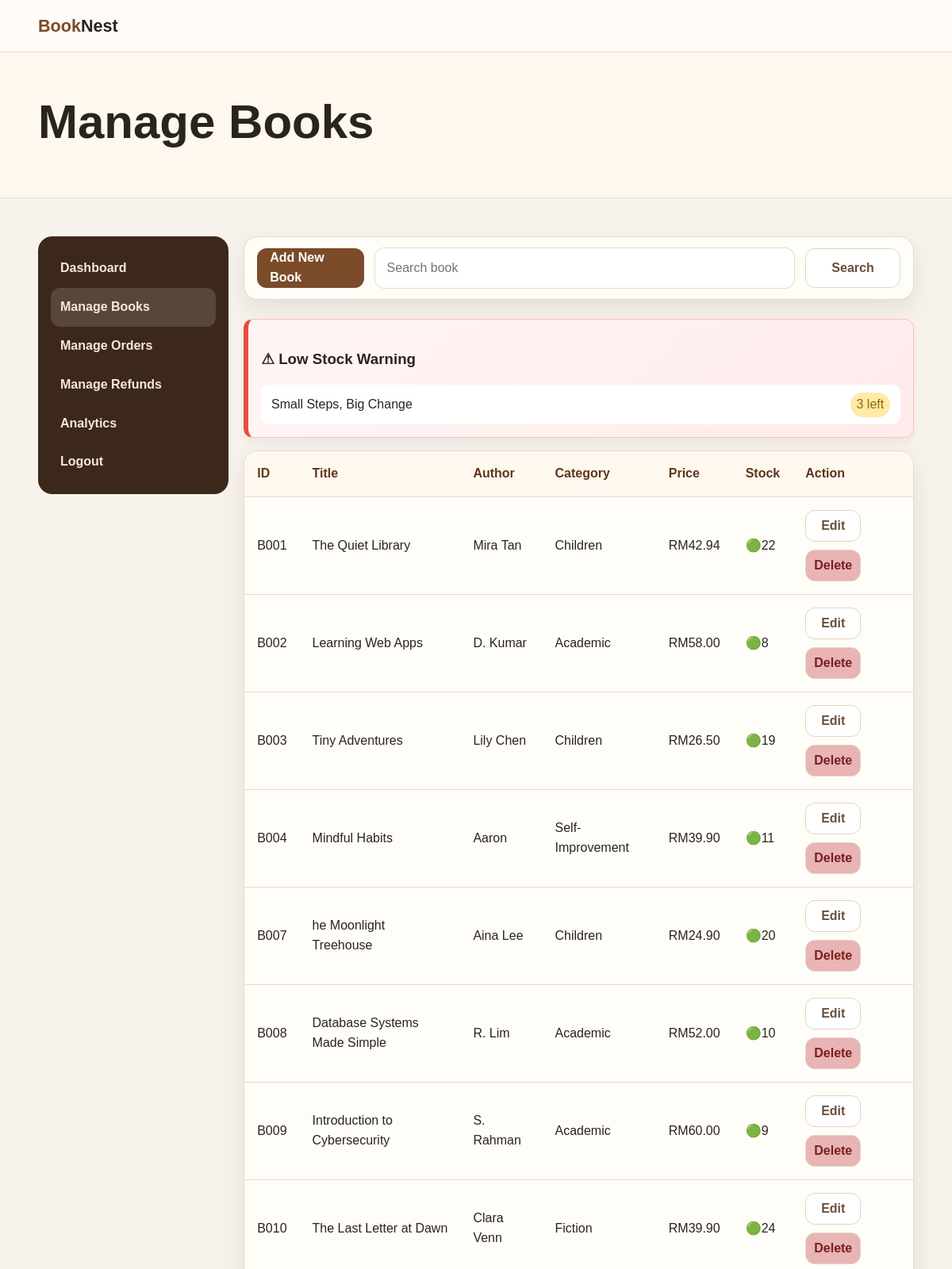
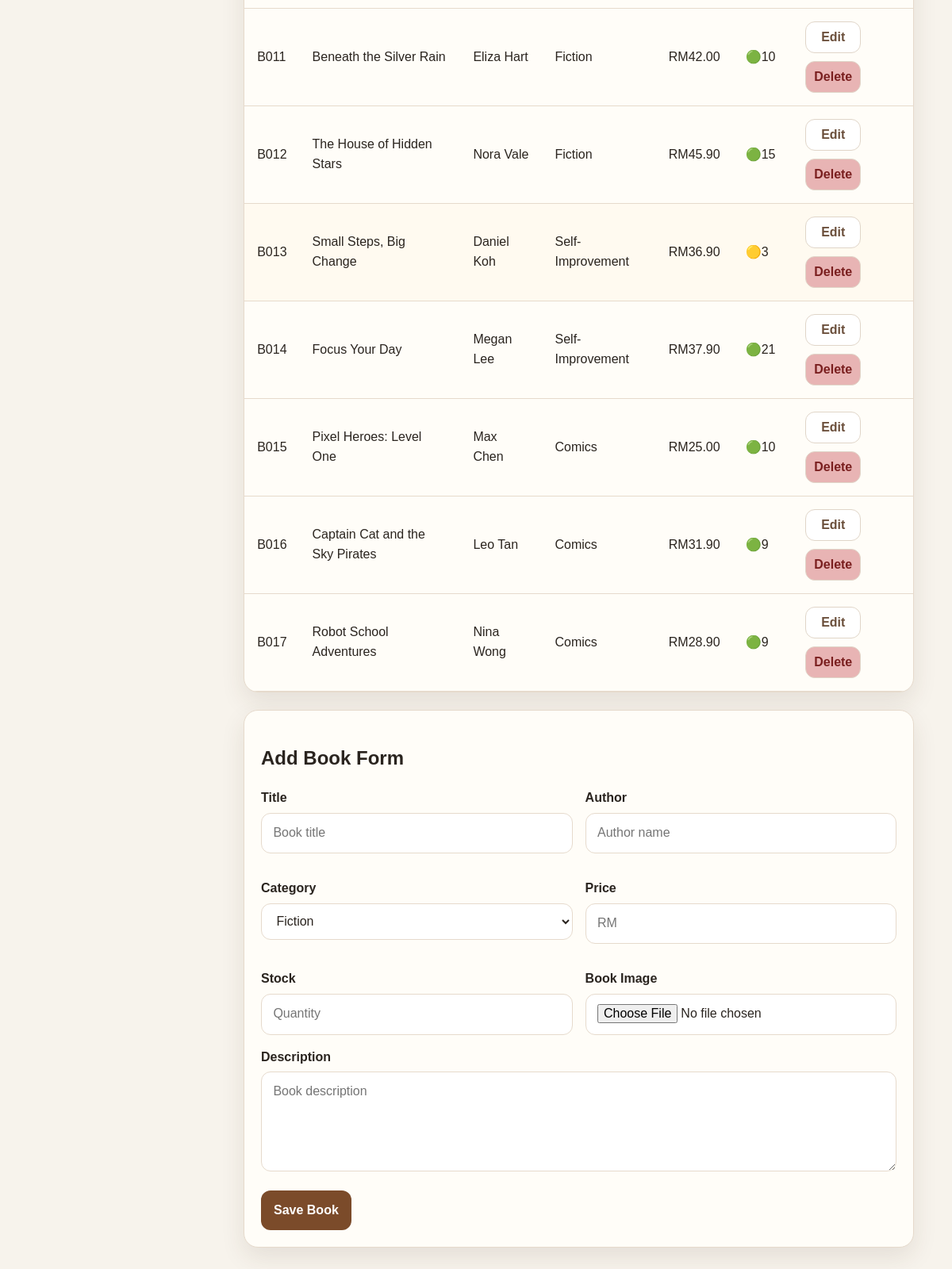
The page /admin/manage-books.php (signed in) on the database its author committed (2 pictures, top to bottom).
### tables this page shows
CREATE TABLE `books` (
  `book_id` int NOT NULL AUTO_INCREMENT,
  `title` varchar(150) NOT NULL,
  `author` varchar(100) NOT NULL,
  `category` varchar(50) NOT NULL,
  `price` decimal(10,2) NOT NULL,
  `stock` int NOT NULL,
  `description` text,
  `image` varchar(255) DEFAULT NULL,
  `created_at` timestamp NOT NULL DEFAULT CURRENT_TIMESTAMP,
  PRIMARY KEY (`book_id`)
);

### admin/manage-books.php (the view, shortened to what this page needs)
<?php
include '../app.php';
$search = isset($_GET['search']) ? $_GET['search'] : '';
if ($search != '') {
    $stmt = $conn->prepare("SELECT * FROM books
                            WHERE title LIKE ? OR author LIKE ? OR category LIKE ?
                            ORDER BY book_id ASC");
    $keyword = "%$search%";
    $stmt->bind_param("sss", $keyword, $keyword, $keyword);
    $stmt->execute();
    $books = $stmt->get_result();
} else {
    $books = $conn->query("SELECT * FROM books ORDER BY book_id ASC");
}
$lowStockQuery = $conn->query("
    SELECT title, stock
    FROM books
    WHERE stock <= 5
    ORDER BY stock ASC
");
$lowStockBooks = [];
while ($row = $lowStockQuery->fetch_assoc()) {
    $lowStockBooks[] = $row;
}
?>
<!DOCTYPE html>
<html lang="en">
<head>
<link rel="stylesheet" href="../css/style.css?v=124">
</head>
<body>
<header class="navbar">
    <div class="container nav-inner">
        <a class="brand" href="admin-dashboard.php">
            Book<span>Nest</span>
        </a>
    </div>
</header>
<section class="page-title">
    <div class="container">
        <h1>Manage Books</h1>
    </div>
</section>
<main class="section">
<div class="container admin-layout">
<aside class="sidebar">
    <a href="admin-dashboard.php">Dashboard</a>
    <a class="active" href="manage-books.php">Manage Books</a>
    <a href="manage-orders.php">Manage Orders</a>
    <a href="manage-refunds.php">Manage Refunds</a>
    <a href="analytics.php">Analytics</a>
    <a href="../auth/logout.php">Logout</a>
</aside>
<section>
<form method="GET" class="actions" style="margin-top:0;margin-bottom:1rem">
    <a class="btn" href="#add-book">Add New Book</a>
    <input
        class="input"
        name="search"
        style="max-width:530px"
        placeholder="Search book"
        value="<?php echo htmlspecialchars($search); ?>"
    >
    <button class="btn secondary search-btn" type="submit">Search</button>
</form>
<?php if (!empty($lowStockBooks)): ?>
<div class="low-stock-card">
    <h3>⚠ Low Stock Warning</h3>
    <?php foreach ($lowStockBooks as $book): ?>
        <div class="low-stock-item">
            <span><?php echo htmlspecialchars($book['title']); ?></span>
            <span class="stock-badge
                <?php echo ($book['stock'] <= 2) ? 'danger' : 'warning'; ?>">
                <?php echo $book['stock']; ?> left
            </span>
        </div>
    <?php endforeach; ?>
</div>
<?php endif; ?>
<div class="table-wrap">
<table>
<thead>
<tr>
<th>ID</th>
<th>Title</th>
<th>Author</th>
<th>Category</th>
<th>Price</th>
<th>Stock</th>
<th>Action</th>
</tr>
</thead>
<tbody>
<?php while ($book = $books->fetch_assoc()): ?>
<tr class="<?php
    if ($book['stock'] <= 2) echo 'row-danger';
    elseif ($book['stock'] <= 5) echo 'row-warning';
?>">
<td>B<?php echo str_pad($book['book_id'], 3, '0', STR_PAD_LEFT); ?></td>
<td><?php echo htmlspecialchars($book['title']); ?></td>
<td><?php echo htmlspecialchars($book['author']); ?></td>
<td><?php echo htmlspecialchars($book['category']); ?></td>
<td>RM<?php echo number_format($book['price'], 2); ?></td>
<td>
    <?php if ($book['stock'] <= 2): ?>
        <span class="stock-pill danger">🔴<?php echo $book['stock']; ?> </span>
    <?php elseif ($book['stock'] <= 5): ?>
        <span class="stock-pill warning">🟡<?php echo $book['stock']; ?> </span>
    <?php else: ?>
        <span class="stock-pill normal">🟢<?php echo $book['stock']; ?></span>
    <?php endif; ?>
</td>
<td>
<a class="btn secondary edit-btn" href="edit-book.php?id=<?php echo $book['book_id']; ?>">Edit</a>
<a class="btn danger delete-btn" href="delete-book.php?id=<?php echo $book['book_id']; ?>" onclick="return confirm('Delete this book?')">Delete</a>
</td>
</tr>
<?php endwhile; ?>
</tbody>
</table>
</div>
<form
    id="add-book"
    class="form-card"
    style="margin-top:1.4rem"
    method="POST"
    action="add-book.php"
    enctype="multipart/form-data"
    novalidate
>
    <h2>Add Book Form</h2>
    <div class="form-grid">
        <div class="field">
            <label>Title</label>
            <input class="input" name="title" placeholder="Book title" required>
        </div>
        <div class="field">
            <label>Author</label>
            <input class="input" name="author" placeholder="Author name" required>
        </div>
        <div class="field">
            <label>Category</label>
            <select name="category" required>
                <option value="Fiction">Fiction</option>
            </select>
        </div>
        <div class="field">
            <label>Price</label>
            <input class="input" name="price" type="number" step="0.01" min="0" placeholder="RM" required>
        </div>
        <div class="field">
            <label>Stock</label>
            <input class="input" name="stock" type="number" min="0" placeholder="Quantity" required>
        </div>
        <div class="field">
            <label>Book Image</label>
            <input class="input" name="image" type="file" accept="image/*">
        </div>
    </div>
    <div class="field">
        <label>Description</label>
        <textarea name="description" rows="4" placeholder="Book description"></textarea>
    </div>
    <button class="btn" type="submit">Save Book</button>
</form>
</section>
</div>
</main>
</body>
</html>

### css/style.css (style rules this page uses)
:root { --bg: #f7f3ec; --paper: #fffdf8; --ink: #2a241f; --muted: #6f6259; --line: #e6dacc; --brand: #7b4b2a; --brand-dark: #5f361c; --accent: #b87945; --soft: #efe2d2; --shadow: 0 12px 30px rgba(70, 45, 25, .10); --radius: 18px; }
* { box-sizing: border-box; }
body { margin: 0; font-family: Arial, Helvetica, sans-serif; background: var(--bg); color: var(--ink); line-height: 1.55; }
a { text-decoration: none; color: inherit; }
.container { width: min(1120px, 92%); margin: auto; }
.navbar { position: sticky; top: 0; z-index: 10; background: rgba(255, 253, 248, .96); border-bottom: 1px solid var(--line); }
.nav-inner { display: flex; align-items: center; justify-content: space-between; padding: 1rem 0; gap: 1rem; }
.brand { font-weight: 800; font-size: 1.35rem; color: var(--brand); }
.brand span { color: var(--ink); }
.nav-links a:hover, .active { background: var(--soft); color: var(--brand-dark); }
.btn { display: inline-flex; align-items: center; justify-content: center; border: 0; border-radius: 12px; padding: .75rem 1rem; background: var(--brand); color: #fff; font-weight: 700; cursor: pointer; height: 50px; font-size: 16px; }
.btn.secondary { background: #ffffff; color: #6b4f3b; border: 1px solid #e0d5c8; padding: 0.4rem 1rem; transition: all 0.2s ease; font-size: 16px; }
.search-btn { min-width: 120px; height: 50px; }
.edit-btn, .approve-btn { height: 40px; width: 70px; margin-bottom: 10px; }
.btn.danger { background: #e8b4b4; color: #7a1f1f; border: 1px solid #e0d5c8; border-radius: 12px; padding: 0.4rem 1rem; transition: all 0.2s ease; width: 70px; }
.delete-btn, .reject-btn { height: 40px; }
table { border-radius: 12px; overflow: hidden; }
td .btn { margin-right: 6px; }
.input { transition: 0.2s; }
.form-card { padding: 1.5rem; border-radius: 18px; }
.hero h1, .page-title h1 { font-size: clamp(2rem, 5vw, 4rem); line-height: 1.05; margin: .5rem 0 1rem; }
.hero-card, .card, .form-card, .summary, .stat, .table-wrap { background: var(--paper); border: 1px solid var(--line); border-radius: var(--radius); box-shadow: var(--shadow); margin-top: 1rem; margin-bottom: 1rem; }
.actions { margin-bottom: 1.5rem !important; display: flex; gap: 0.8rem; align-items: center; justify-content: space-between; background: var(--paper); border: 1px solid var(--line); border-radius: var(--radius); padding: 0.8rem 1rem; box-shadow: var(--shadow); }
.section { padding: 3rem 0; }
.page-title { padding: 3rem 0; background: #fff8ef; border-bottom: 1px solid var(--line); }
.input1, select { border: 1px solid var(--line); border-radius: 12px; padding: .78rem .9rem; background: #fff; font: inherit; color: var(--ink); width: 100%; }
.input, textarea { border: 1px solid var(--line); border-radius: 12px; padding: .78rem .9rem; background: #fff; font: inherit; color: var(--ink); width: 100%; }
.form-card, .summary { padding: 1.3rem; }
.field { margin-bottom: 1rem; }
.field label { display: block; font-weight: 700; margin-bottom: .35rem; }
.form-grid { display: grid; grid-template-columns: 1fr 1fr; gap: 1rem; }
.table-wrap { overflow: auto; }
table { width: 100%; border-collapse: collapse; min-width: 720px; }
th, td { text-align: left; padding: 1rem; border-bottom: 1px solid var(--line); }
th { background: #fff8ef; color: var(--brand-dark); }
.admin-layout { display: grid; grid-template-columns: 240px 1fr; gap: 1.2rem; }
.sidebar { background: #3c281b; color: #fff; border-radius: var(--radius); padding: 1rem; height: max-content; position: sticky; top: 92px; }
.sidebar a { display: block; padding: .75rem; border-radius: 12px; color: #f6e8d7; font-weight: 700; }
.sidebar a:hover, .sidebar .active { background: rgba(255, 255, 255, .14); }
.low-stock-card { background: linear-gradient(135deg, #fff5f5, #ffeaea); border: 1px solid #f5c2c7; border-left: 6px solid #e74c3c; padding: 1.2rem; border-radius: 16px; margin-bottom: 1.2rem; box-shadow: 0 6px 12px rgba(0,0,0,0.05); margin-bottom: 1.5rem; }
.low-stock-item { display: flex; justify-content: space-between; align-items: center; background: white; padding: 0.6rem 0.8rem; border-radius: 10px; }
.stock-badge.warning { background: #ffeaa7; color: #8a6d00; padding: 3px 8px; border-radius: 999px; }
.low-stock-card { background: linear-gradient(135deg, #fff5f5, #ffeaea); border-left: 6px solid #e74c3c; padding: 1rem; border-radius: 12px; margin: 1rem 0; }
.low-stock-item { display: flex; justify-content: space-between; margin-top: 5px; }
.row-warning { background: #fffaf0; }

### rows shown on the page
books: title "Small Steps, Big Change", stock "3", book_id "013", author "Daniel Koh", category "Self-Improvement", price "36.90"
books: book_id "001", title "The Quiet Library", author "Mira Tan", category "Children", price "42.94", stock "22"
books: book_id "002", title "Learning Web Apps", author "D. Kumar", category "Academic", price "58.00", stock "8"
books: book_id "003", title "Tiny Adventures", author "Lily Chen", category "Children", price "26.50", stock "19"
books: book_id "004", title "Mindful Habits", author "Aaron", category "Self-Improvement", price "39.90", stock "11"
books: book_id "007", title "he Moonlight Treehouse", author "Aina Lee", category "Children", price "24.90", stock "20"
books: book_id "008", title "Database Systems Made Simple", author "R. Lim", category "Academic", price "52.00", stock "10"
books: book_id "009", title "Introduction to Cybersecurity", author "S. Rahman", category "Academic", price "60.00", stock "9"
books: book_id "010", title "The Last Letter at Dawn", author "Clara Venn", category "Fiction", price "39.90", stock "24"
books: book_id "011", title "Beneath the Silver Rain", author "Eliza Hart", category "Fiction", price "42.00", stock "10"
books: book_id "012", title "The House of Hidden Stars", author "Nora Vale", category "Fiction", price "45.90", stock "15"
books: book_id "014", title "Focus Your Day", author "Megan Lee", category "Self-Improvement", price "37.90", stock "21"
books: book_id "015", title "Pixel Heroes: Level One", author "Max Chen", category "Comics", price "25.00", stock "10"
books: book_id "016", title "Captain Cat and the Sky Pirates", author "Leo Tan", category "Comics", price "31.90", stock "9"
books: book_id "017", title "Robot School Adventures", author "Nina Wong", category "Comics", price "28.90", stock "9"
